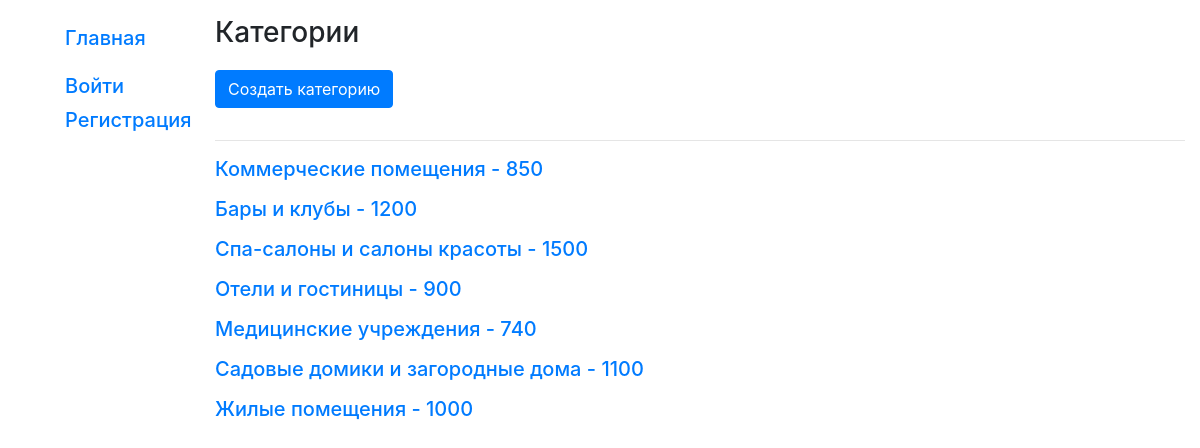
The page /design/all-categories/ on the database its author committed.
### mysite/models.py (models this page shows)
class Category(models.Model):
    title = models.CharField(max_length=200, verbose_name='Название', unique=True)
    price = models.IntegerField(verbose_name='Цена', default=0)
    def __str__(self):
        return f'{self.title} - {self.price}'

### mysite/views.py (the view)
# urls.py: path('all-categories/', AllCategoriesListView.as_view(), name='all_categories'),
class AllCategoriesListView(generic.ListView, PermissionRequiredMixin):
    permission_required = 'mysite.can_edit_status'
    model = Category
    template_name = 'all_categories.html'
    def get_queryset(self):
        return Category.objects.all().order_by('id')

### mysite/templates/all_categories.html
{% extends "layout/basic.html" %}
{% block content %}
<h3>Категории</h3>
    <a href="{% url 'create_category' %}" class="btn btn-primary mb-3">Создать категорию</a>
    {% if category_list %}
        <hr>
        {% for category in category_list %}
            <a href="{% url 'edit_category' category.id %}" class="h5 d-block mb-3">{{ category }}</a>
        {% endfor %}
    {% else %}
      <p>В базе нет категорий.</p>
    {% endif %}
{% endblock %}

### mysite/static/css/styles.css (style rules this page uses)
h3 { margin-bottom: 20px; }

### rows shown on the page
Category: title+price "Коммерческие помещения - 850"
Category: title+price "Бары и клубы - 1200"
Category: title+price "Спа-салоны и салоны красоты - 1500"
Category: title+price "Отели и гостиницы - 900"
Category: title+price "Медицинские учреждения - 740"
Category: title+price "Садовые домики и загородные дома - 1100"
Category: title+price "Жилые помещения - 1000"
